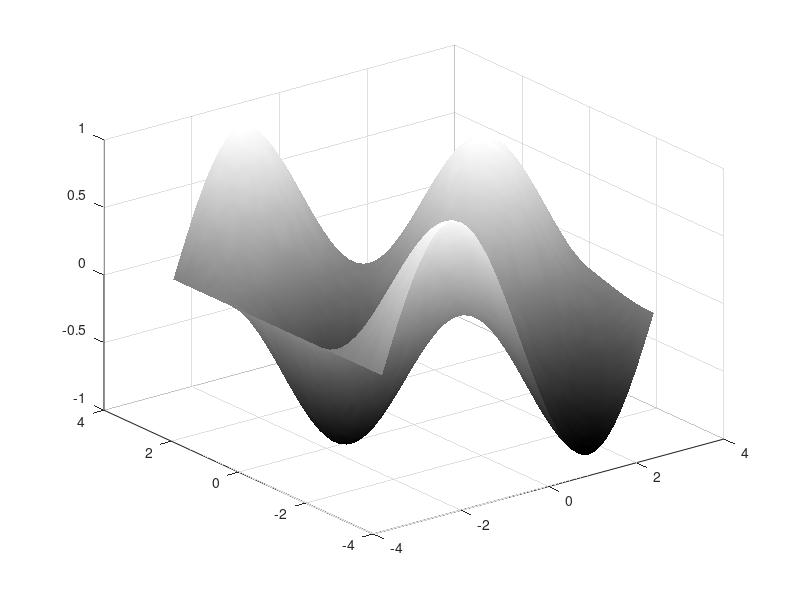

MATLAB code to generate this figure:
 x=-pi:0.1:pi;
 y=-pi:0.1:pi;
 [X,Y]=meshgrid(x,y);
 Z =sin(X).*cos(Y);
 %surf(X,Y,Z)
 surf(x,y,Z);
% shading flat
 shading interp
 colormap(gray)